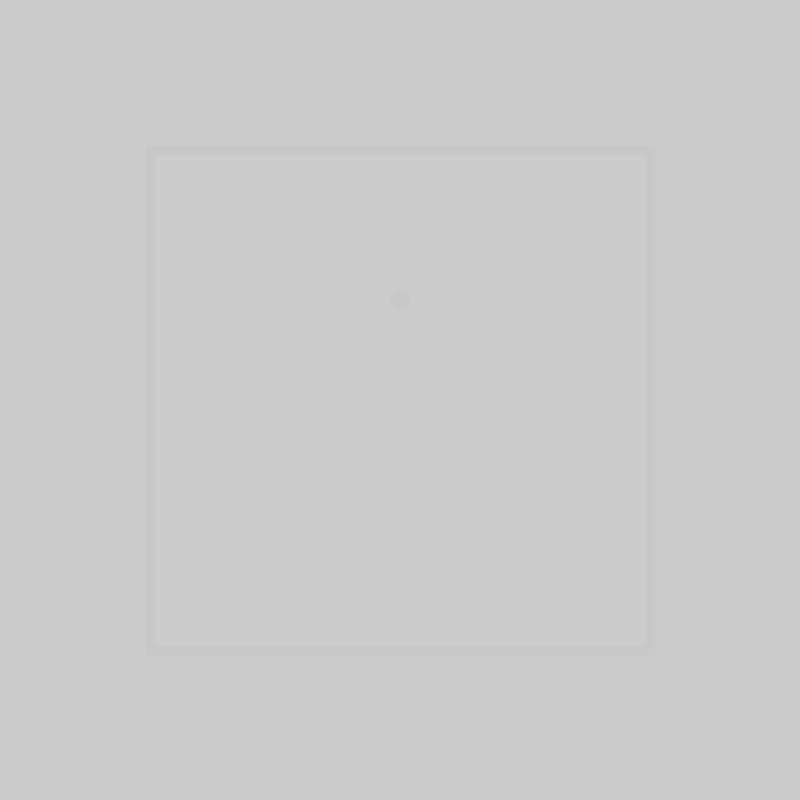
Frame 1 (no input)
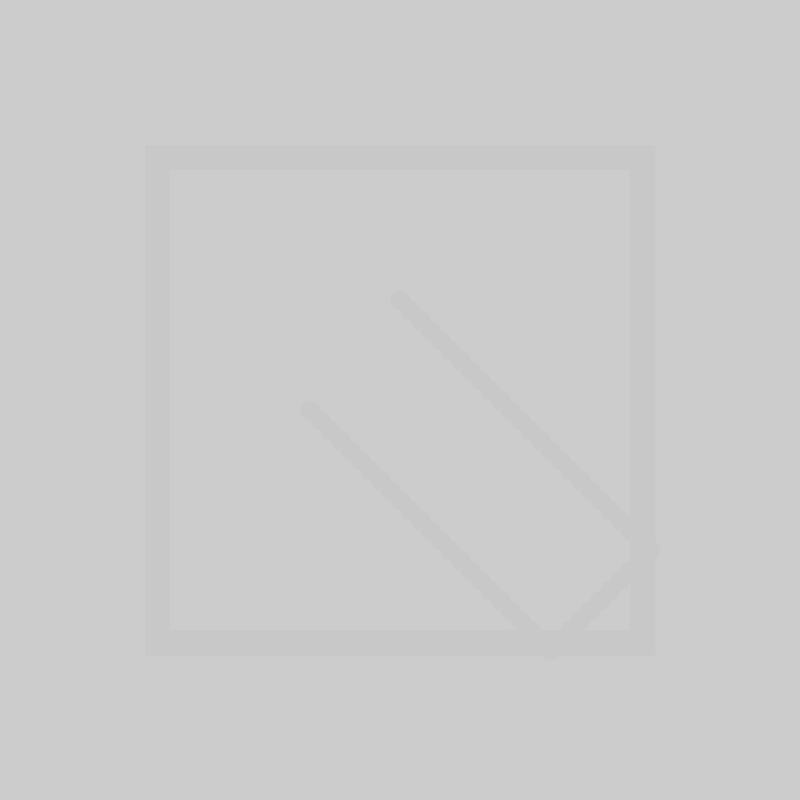
Frame 60 (the mouse pressed at the canvas centre just before this capture)
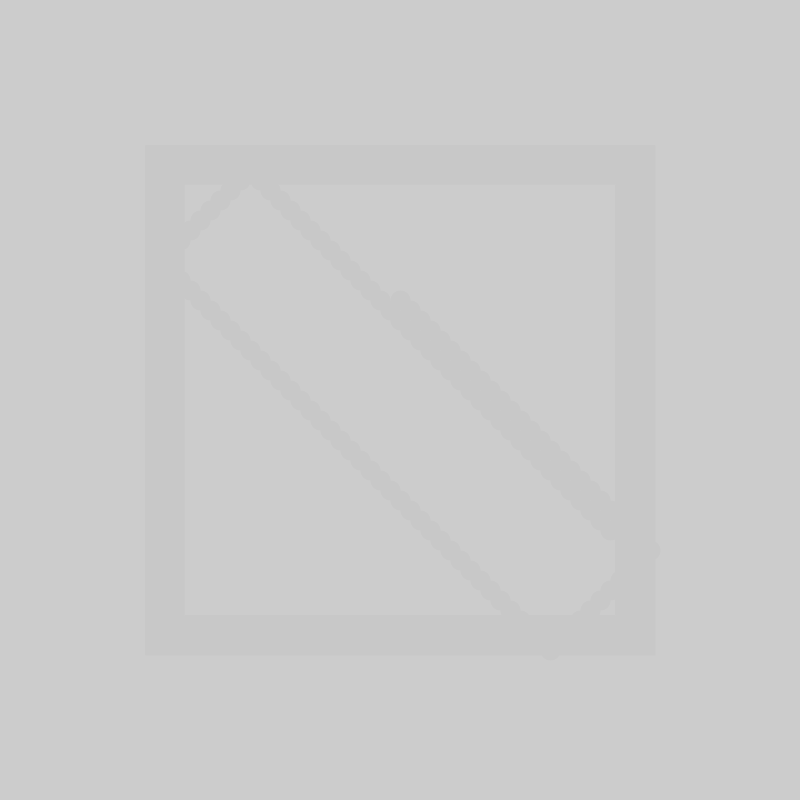
Frame 120 (the mouse held since frame 60 and released just before this capture)

The Processing sketch that drew these frames (run headless with seeded random() and noise(); from frame 60 on, the mouse is pressed at the canvas centre):

// Processing sketch: Bouncing_Ball
// ── Bouncing_Ball.pde
float Sx = 500;
float Sy = 500;
float Shrink = 0.5;
float boldx = 400;
float boldy = 300;
float SpeedX  = 10;
float SpeedY = 10;

void setup(){
  size(800,800);
 rectMode(CENTER);
}

void draw(){
  clear();
  noFill();
  stroke(200);
  strokeWeight(10);
rect(400,400, Sx, Sy);
ellipse(boldx,boldy,10,10);



Sx = Sx - Shrink;
Sy = Sy - Shrink;
if(boldx >= (width/2 + Sx/2)){
  SpeedX = -SpeedX;
} 
else if(boldx <= (width/2 - Sx/2)){
  SpeedX = -SpeedX;

} 
if(boldy >= (height/2 + Sy/2)){
  SpeedY = -SpeedY;

}
else if(boldy <= (height/2 - Sy/2)){
  SpeedY = -SpeedY;
}

boldx = boldx + SpeedX;

boldy = boldy + SpeedY;
}
